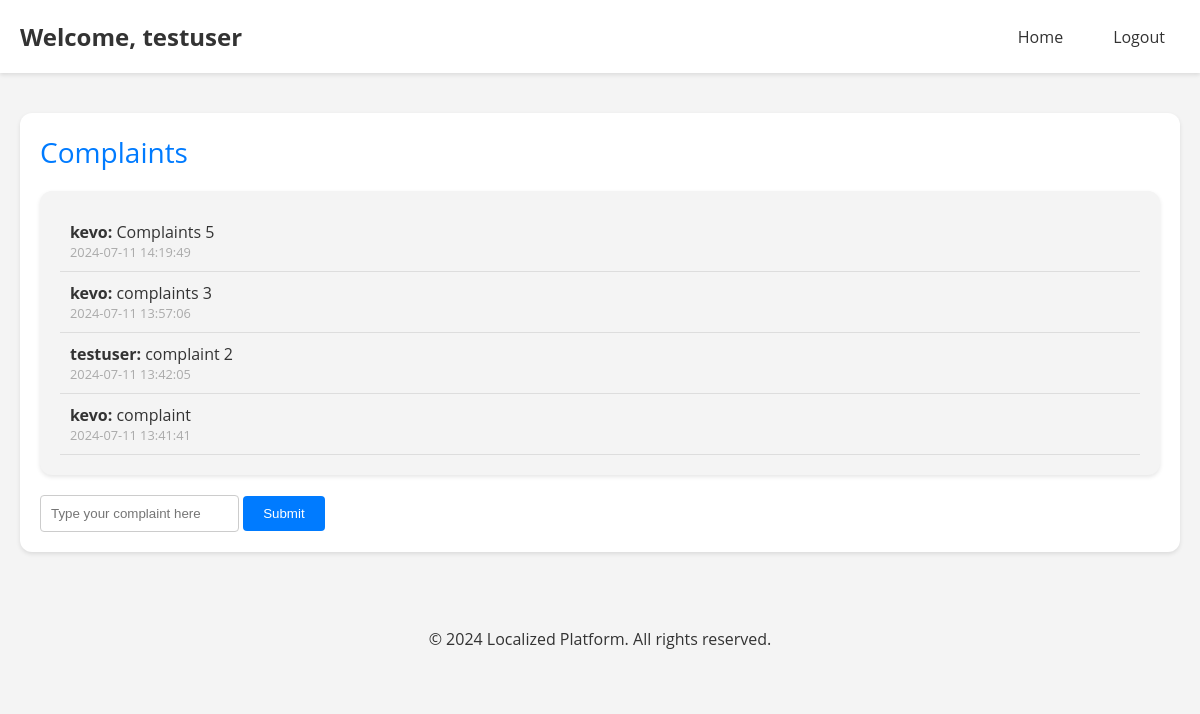
Page /complaints.php (signed in) on the committed database.
### tables this page shows
CREATE TABLE `complaints` (
  `id` int(11) NOT NULL,
  `username` varchar(50) NOT NULL,
  `complaint` text NOT NULL,
  `timestamp` timestamp NOT NULL DEFAULT current_timestamp()
);

### complaints.php (the view, shortened to what this page needs)
<!DOCTYPE html>
<html lang="en">
<head>
    <link rel="stylesheet" href="css/community.css">
</head>
<body>
    <header class="header">
        <div class="container">
            <h1>Welcome, <?php echo htmlspecialchars($_SESSION['username']); ?></h1>
            <nav class="nav">
                <ul>
                    <li><a href="index.php">Home</a></li>
                    <li><a href="php/logout.php">Logout</a></li>
                </ul>
            </nav>
        </div>
    </header>
    <main>
        <div class="container">
            <section class="section complaints-section">
                <div class="section-header">Complaints</div>
                <div class="section-content">
                    <?php
                    include 'php/config.php';
                    $stmt = $conn->prepare("SELECT username, complaint, timestamp FROM complaints ORDER BY timestamp DESC");
                    $stmt->execute();
                    $stmt->bind_result($username, $complaint, $timestamp);
                    while ($stmt->fetch()) {
                        echo '<div class="message">';
                        echo '<strong>' . htmlspecialchars($username) . ':</strong> ';
                        echo '<span>' . htmlspecialchars($complaint) . '</span>';
                        echo '<div class="timestamp">' . $timestamp . '</div>';
                        echo '</div>';
                    }
                    ?>
                </div>
                <div class="form">
                    <form action="php/post_complaint.php" method="post">
                        <input type="text" name="complaint" placeholder="Type your complaint here" required>
                        <button type="submit">Submit</button>
                    </form>
                </div>
            </section>
        </div>
    </main>
    <footer>
        <p>&copy; 2024 Localized Platform. All rights reserved.</p>
    </footer>
</body>
</html>

### css/community.css (style rules this page uses)
body { font-family: 'Open Sans', 'Segoe UI', Tahoma, Geneva, Verdana, sans-serif; margin: 0; padding: 0; background-color: #f4f4f4; color: #333; }
.container { max-width: 1200px; margin: 0 auto; padding: 0 20px; }
header { background: #fff; color: #333; padding: 20px 0; box-shadow: 0 2px 4px rgba(0, 0, 0, 0.1); position: sticky; top: 0; z-index: 1000; }
.header .container { display: flex; justify-content: space-between; align-items: center; max-width: 1200px; margin: 0 auto; padding: 0 20px; }
.header h1 { font-size: 24px; margin: 0; color: #333; }
.nav ul { list-style: none; padding: 0; margin: 0; display: flex; }
.nav ul li { margin-left: 20px; }
.nav ul li a { color: #333; text-decoration: none; padding: 10px 15px; border-radius: 4px; transition: background 0.3s; }
.section { margin: 40px 0; padding: 20px; background: #fff; border-radius: 12px; box-shadow: 0 2px 4px rgba(0, 0, 0, 0.1); }
.section-header { margin-bottom: 20px; font-size: 28px; color: #007bff; }
.section-content { max-height: 500px; overflow-y: auto; margin-bottom: 20px; padding: 20px; background: #f4f4f4; border-radius: 12px; box-shadow: 0 2px 4px rgba(0, 0, 0, 0.1); }
.message { padding: 10px; border-bottom: 1px solid #ddd; }
.timestamp { font-size: 0.8em; color: #aaa; }
.form { display: flex; align-items: center; gap: 10px; }
.form input[type="text"] { flex-grow: 1; padding: 10px; border: 1px solid #ccc; border-radius: 4px; }
.form button { padding: 10px 20px; background: #007bff; color: white; border: none; border-radius: 4px; cursor: pointer; transition: background 0.3s; }
footer { text-align: center; padding: 20px 0; background: #f4f4f4; color: #333; }

### rows in the picture
complaints: username "kevo", complaint "Complaints 5", timestamp "2024-07-11 14:19:49"
complaints: username "kevo", complaint "complaints 3", timestamp "2024-07-11 13:57:06"
complaints: username "testuser", complaint "complaint 2", timestamp "2024-07-11 13:42:05"
complaints: username "kevo", complaint "complaint", timestamp "2024-07-11 13:41:41"

### other values in the picture
$_SESSION['username'] "testuser"
